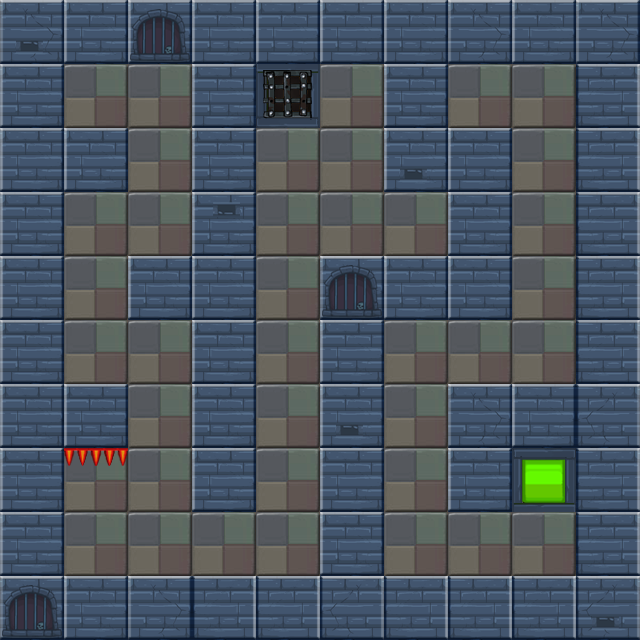

A 2D game scene composited from a Tiled map and its tileset images. What follows is a short description and the map's XML, with each tile layer's data collapsed to a summary:
An orthogonal 10x10 tile map with 64x64 px tiles, 2 tile layers (bg1, fg1) and 26 objects (14x wall, 3x enemy, player, ding, mutiao, ...).

<map version="1.0" orientation="orthogonal" renderorder="right-down" width="10" height="10" tilewidth="64" tileheight="64">
 <properties>
  <property name="maxStep" value="21" />
 </properties>
 <tileset firstgid="1" name="lv3map" tilewidth="64" tileheight="64">
  <image source="lv3map.png" width="256" height="256" />
 </tileset>
 <layer name="bg1" width="10" height="10">
  <data>[100 cells, 100 non-empty, 5 distinct tile ids]</data>
 </layer>
 <layer name="fg1" width="10" height="10">
  <data>[100 cells, 11 non-empty, 5 distinct tile ids]</data>
 </layer>
 <objectgroup name="obj1">
  <object name="wall" x="0" y="0" width="640" height="64" />
  <object name="wall" x="0" y="0" width="64" height="640" />
  <object name="wall" x="0" y="576" width="640" height="64" />
  <object name="wall" x="320" y="256" width="192" height="64" />
  <object name="wall" x="192" y="0" width="64" height="512" />
  <object name="wall" x="128" y="256" width="128" height="64" />
  <object name="wall" x="576" y="0" width="64" height="640" />
  <object name="wall" x="448" y="128" width="64" height="192" />
  <object name="wall" x="448" y="384" width="64" height="128" />
  <object name="wall" x="320" y="256" width="64" height="320" />
  <object name="wall" x="384" y="0" width="64" height="192" />
  <object name="wall" x="448" y="384" width="192" height="64" />
  <object name="wall" x="0" y="128" width="128" height="64" />
  <object name="player" x="64" y="64" width="64" height="64" />
  <object name="enemy" x="128" y="192" width="64" height="64" />
  <object name="enemy" x="256" y="256" width="64" height="64" />
  <object name="ding" x="64" y="448" width="64" height="13" />
  <object name="mutiao" x="256" y="320" width="64" height="64" />
  <object name="box" x="448" y="64" width="64" height="64" />
  <object name="door" x="512" y="512" width="64" height="64" />
  <object name="key" x="384" y="512" width="64" height="64">
   <properties>
    <property name="active" value="false" />
   </properties>
  </object>
  <object name="fazhen_B" x="512" y="64" width="64" height="64">
   <properties>
    <property name="target" value="fazhen_A" />
   </properties>
  </object>
  <object name="enemy" x="128" y="512" width="64" height="64" />
  <object name="fang" x="512" y="448" width="64" height="64">
   <properties>
    <property name="target" value="mutiao" />
   </properties>
  </object>
  <object name="fazhen_A" x="384" y="192" width="64" height="64">
   <properties>
    <property name="target" value="fazhen_B" />
   </properties>
  </object>
  <object name="wall" x="64" y="384" width="64" height="64" />
 </objectgroup>
</map>
